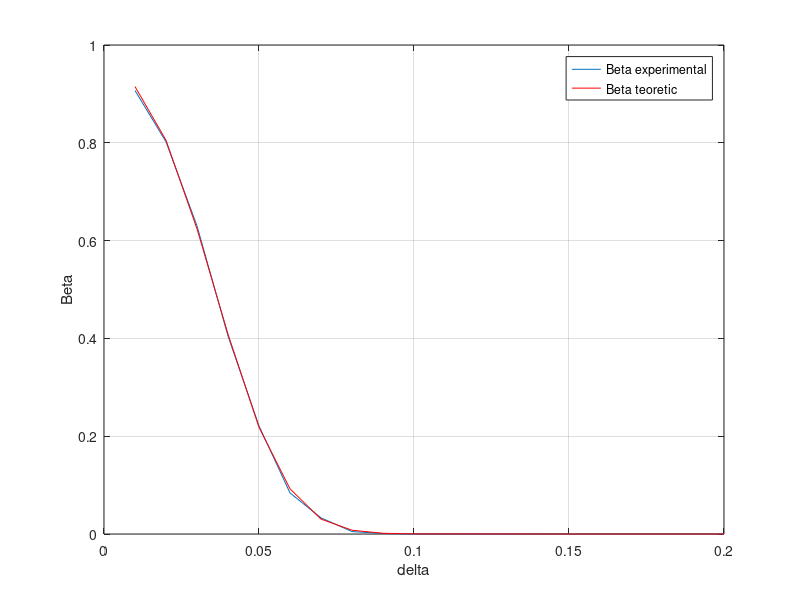

Source code (MATLAB):
clear all
% close all
clc

L = 1000; % nr de incercari = randuri din matricea cu date pe care facem media
N =  1000; %[10:10:100 500 1000]; % marimea esantionului de date, volumul de date; cu cat e mai mare cu atat Beta scade

delta = [0.01:0.01:0.1 0.15 0.2]; % delta(j) este un procent relativ cu cat fata de media reala e shiftata distributia
% in acest fel se va calcula o medie experimentala cu o medie u_tilda
% si se poate calcula eroare de tip 2, beta, sansa sa ne bucuram degeaba
nr_bins = 21; % nr bins for histogram

media_teoretica = 0.5; % media unei uniforme in [0,1]
ss = 1/sqrt(12); % abaterea medie a unei uniforme in [0,1]

for i = 1:length(N)
    for j = 1:length(delta)
        [i,j]
        X = rand(L,N(i)) - media_teoretica*delta(j); % media_noua = media_teoretica* (1-delta(j))
        
        media_shiftata = media_teoretica*(1-delta(j));
        ss_shiftata = ss;
        cuantila_alpha_pe_2 = 1.96; % corespunde lui alpha = nivelul de semnificatie statistica = 0.05
        
        X_mediu = sum(X,2)/N(i); % calculam media variabile X pe coloane (X nu mai e uniforma in [0,1] , ci e shiftata la stanga cu delta(j) * media
        
        Z = (X_mediu-media_teoretica)/(ss/sqrt(N(i))); % calculam variabila de test (aducem gaussiana X_m intr-o gaussiana standard)
        
        Zl = abs(Z)<cuantila_alpha_pe_2; % facem testul propriu zis corespunzator unei valori alpha_teoretic = 0.05
        
        Beta_experimental(i,j) = sum(Zl)/L; % eroare de gradul doi calculata experimental
        eps = cuantila_alpha_pe_2*ss/sqrt(N(i));
        Beta_teoretic(i,j) = normcdf(media_teoretica+eps,media_shiftata,ss/sqrt(N(i))) - normcdf(media_teoretica-eps,media_shiftata,ss/sqrt(N(i)));
    end
end

if(length(N)>1)
    figure,
    subplot(2,1,1), surf(N,delta,Beta_experimental), title('Beta experimental'), xlabel('N'), ylabel('delta'), zlabel('Beta'), colorbar
    subplot(2,1,2), surf(N,delta,Beta_teoretic), title('Beta teoretic'), xlabel('N'), ylabel('delta'), zlabel('Beta'),colorbar
else
    figure,
    plot(delta,Beta_experimental), xlabel('delta'), ylabel('Beta')
    hold on
    plot(delta,Beta_teoretic,'r'), 
    grid on, legend('Beta experimental','Beta teoretic')
end
